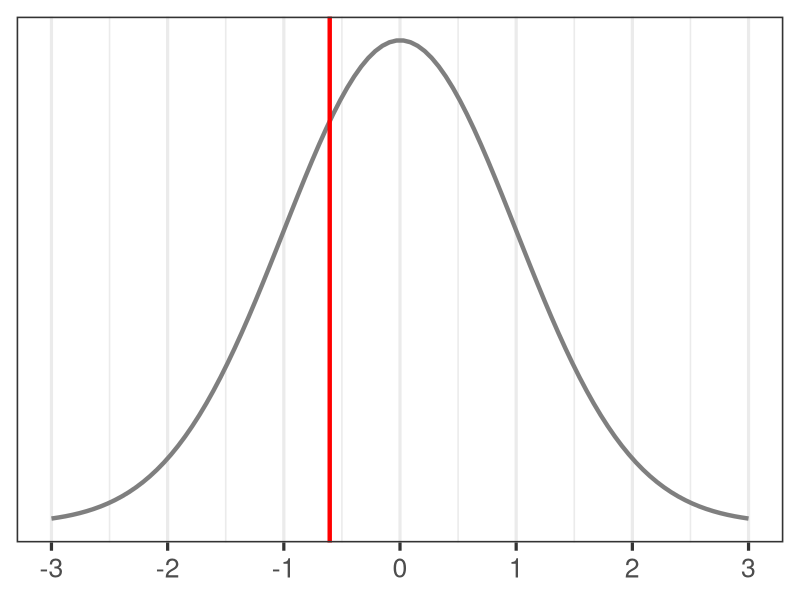
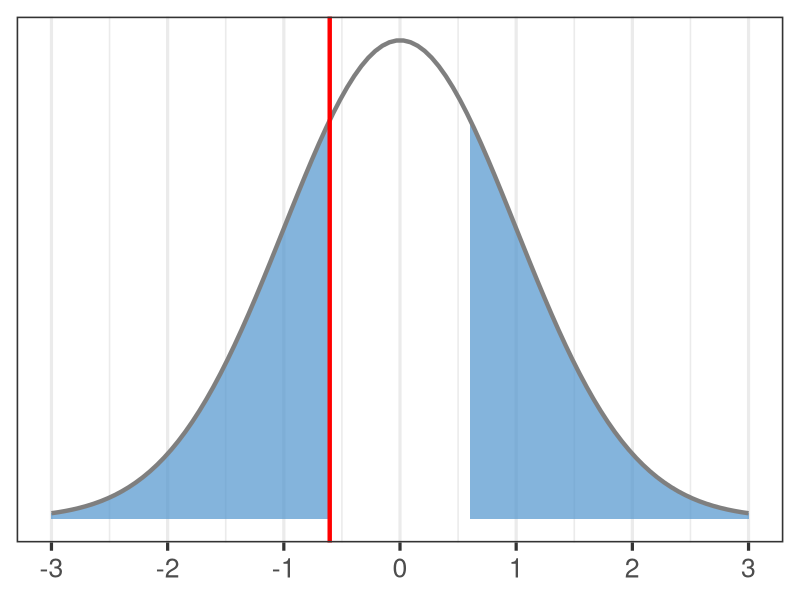
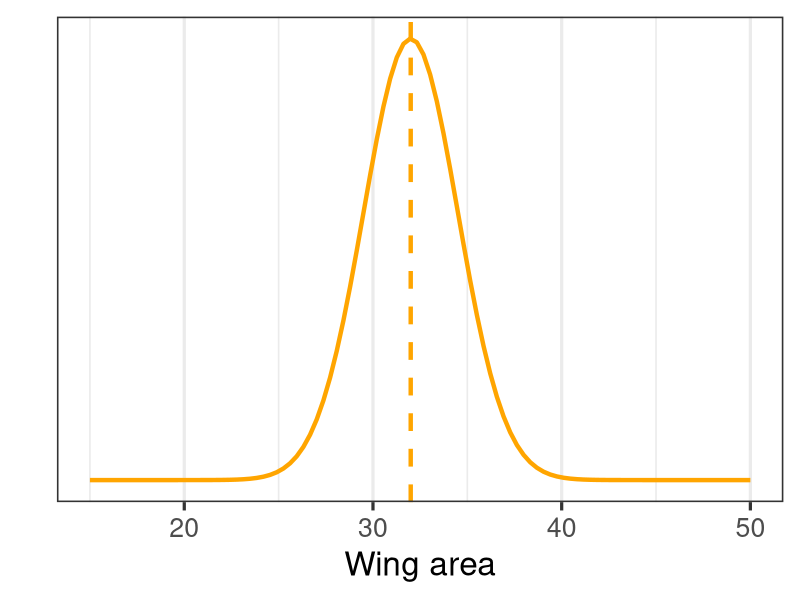
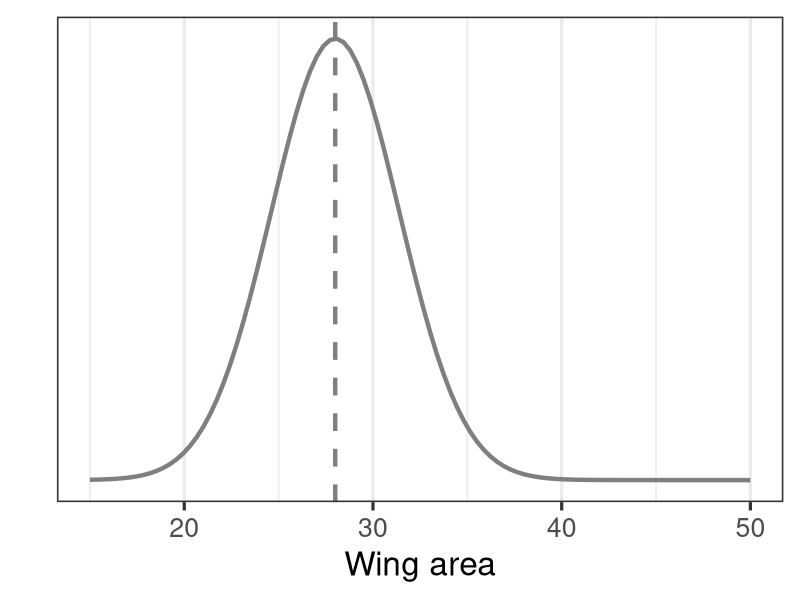
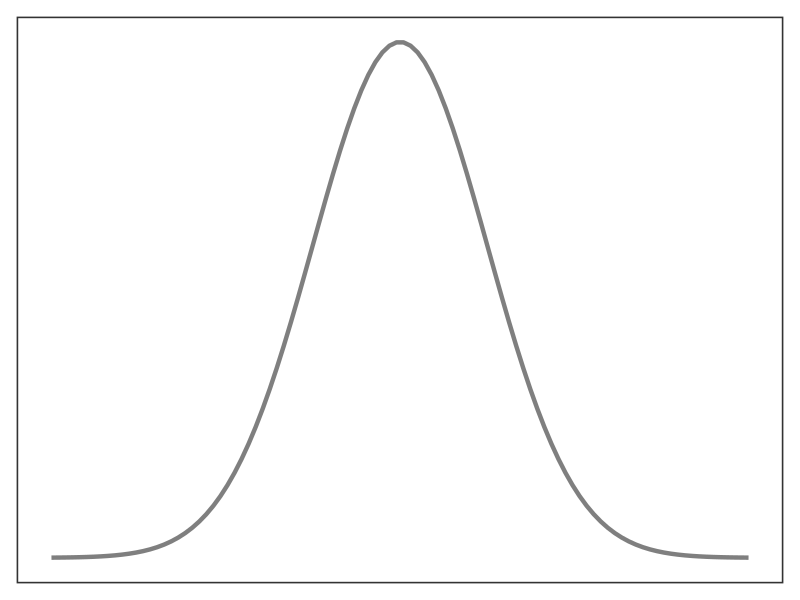
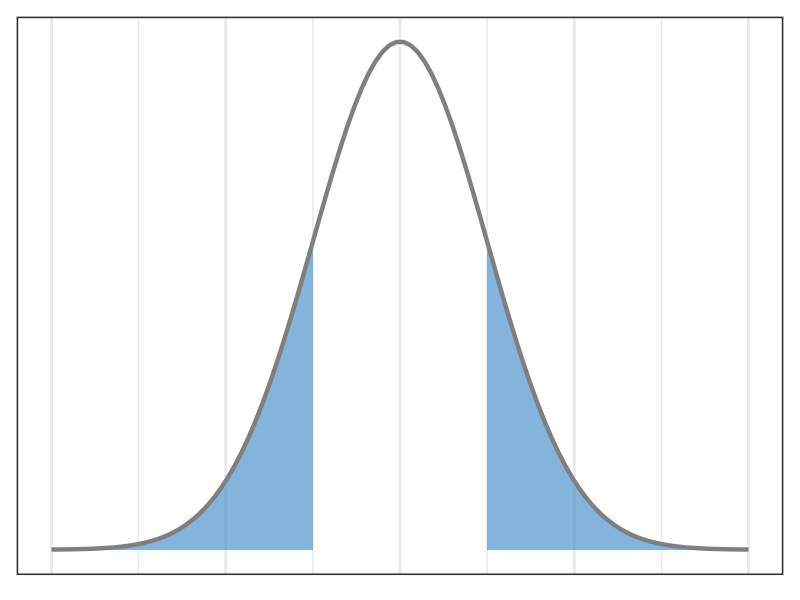
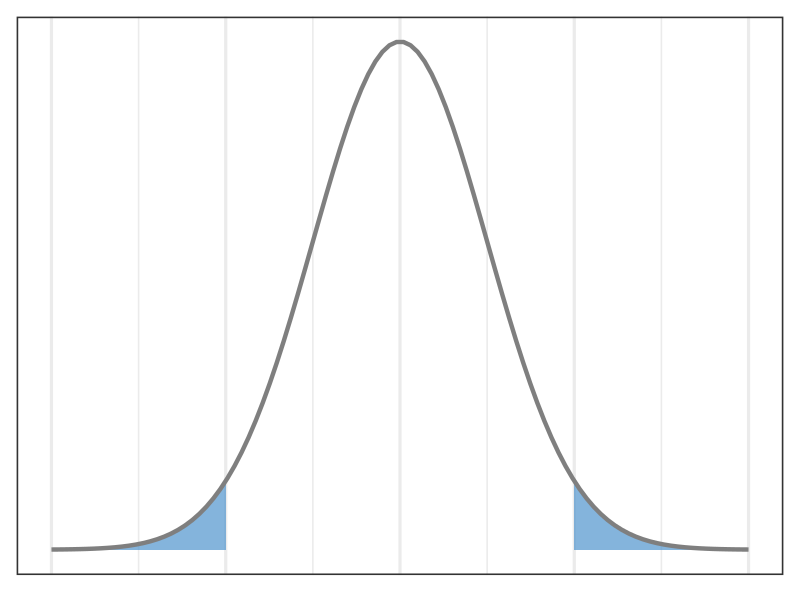
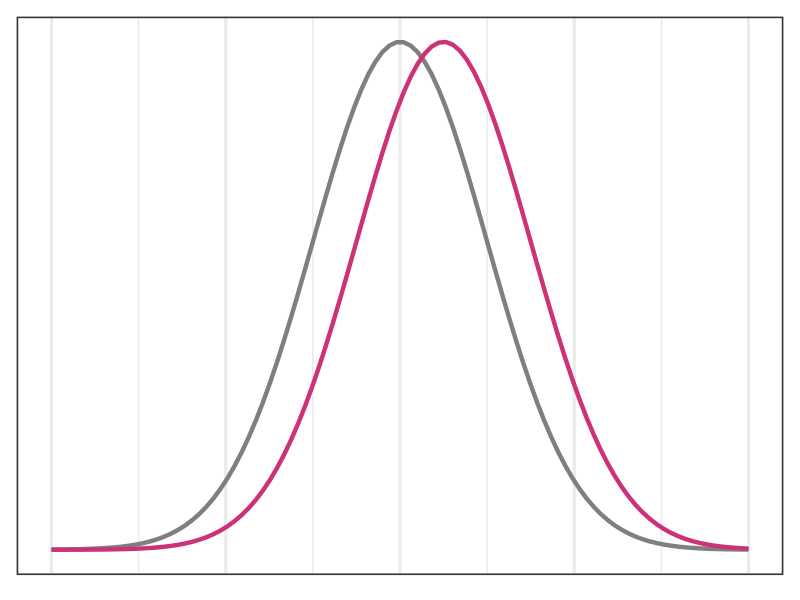

Here is the R script that generated these plots, in order:
# lecture06 script
library(tidyverse)

# set working directory
setwd(dirname(rstudioapi::getActiveDocumentContext()$path))

# plot rat dopamine curve
data.frame(x = c(-3,3)) %>%
    ggplot2::ggplot(.) +
    ggplot2::aes(x) +
    # ggplot2::stat_function(fun = dnorm,
    #                        n = 100,
    #                        geom = "area",
    #                        args = list(mean = 0, sd = 1),
    #                        xlim = c(qt(0.025, Inf), qt(0.975, Inf)),
    #                        alpha = 0.7,
    #                        fill = "steelblue3", size = 1.5) +
    ggplot2::stat_function(fun = dnorm, 
                           n = 100, 
                           args = list(mean = 0, sd = 1),
                           color = "grey50", size = 1.5) + 
    ggplot2::labs(y = "", x = "") +
    ggplot2::scale_y_continuous(breaks = NULL) +
    ggplot2::scale_x_continuous(breaks = c(-3,-2,-1,0,1,2,3)) +
    ggplot2::theme_bw(24) +
    ggplot2::geom_vline(xintercept = -0.605, color = "red", size = 1.5) +
    ggplot2::theme(axis.title = element_blank())
ggsave("rats1.png", height = 4, width = 5)

data.frame(x = c(-3,3)) %>%
    ggplot2::ggplot(.) +
    ggplot2::aes(x) +
    ggplot2::stat_function(fun = dnorm,
                           n = 100,
                           geom = "area",
                           args = list(mean = 0, sd = 1),
                           xlim = c(-3, -0.605),
                           alpha = 0.7,
                           fill = "steelblue3", size = 1.5) +
    ggplot2::stat_function(fun = dnorm,
                           n = 100,
                           geom = "area",
                           args = list(mean = 0, sd = 1),
                           xlim = c(0.605, 3),
                           alpha = 0.7,
                           fill = "steelblue3", size = 1.5) +
    ggplot2::stat_function(fun = dnorm, 
                           n = 100, 
                           args = list(mean = 0, sd = 1),
                           color = "grey50", size = 1.5) + 
    ggplot2::labs(y = "", x = "") +
    ggplot2::scale_y_continuous(breaks = NULL) +
    ggplot2::scale_x_continuous(breaks = c(-3,-2,-1,0,1,2,3)) +
    ggplot2::theme_bw(24) +
    ggplot2::geom_vline(xintercept = -0.605, color = "red", size = 1.5) +
    ggplot2::theme(axis.title = element_blank())
ggsave("rats2.png", height = 4, width = 5)



# butterfly fake population distribution example
data.frame(x = c(15,50)) %>%
    ggplot2::ggplot(.) +
    ggplot2::aes(x) +
    ggplot2::stat_function(fun = dnorm, 
                           n = 100, 
                           args = list(mean = 32, sd = 2.5),
                           color = "orange", size = 1.5) + 
    ggplot2::geom_vline(xintercept = 32, color = "orange", linetype = 2, size = 1.5) +
    ggplot2::labs(y = "", x = "Wing area") +
    ggplot2::scale_y_continuous(breaks = NULL) +
    ggplot2::theme_bw(24) 
ggsave("butterfly_distribution.png", height = 5, width = 7)

data.frame(x = c(15,50)) %>%
    ggplot2::ggplot(.) +
    ggplot2::aes(x) +
    ggplot2::stat_function(fun = dnorm,
                           n = 100,
                           args = list(mean = 28, sd = 3.4),
                           color = "grey50", size = 1.5) +
    ggplot2::geom_vline(xintercept = 28, color = "grey50", linetype = 2, size = 1.5) +
    ggplot2::labs(y = "", x = "Wing area") +
    ggplot2::scale_y_continuous(breaks = NULL) +
    ggplot2::theme_bw(24)
ggsave("butterfly_distribution2.png", height = 5, width = 7)

# calculate the SE between means 
s1=2.5
s2=3.4
n1=14
n2=12
sqrt((s1**2/n1) + (s2**2/n2))

p1 <- rnorm(14, 32, 2.5)
p2 <- rnorm(12, 28, 3.4)
t.test(p1, p2)


# show t on distribution
data.frame(x = c(-4,4)) %>%
    ggplot2::ggplot(.) +
    ggplot2::aes(x) +
    # ggplot2::stat_function(fun = dnorm,
    #                        n = 100,
    #                        geom = "area",
    #                        args = list(mean = 0, sd = 1),
    #                        xlim = c(-3, 3),
    #                        alpha = 0.7,
    #                        fill = "steelblue3", size = 1.5) +
    ggplot2::stat_function(fun = dnorm, 
                           n = 100, 
                           args = list(mean = 0, sd = 1),
                           color = "grey50", size = 1.5) + 
    ggplot2::scale_y_continuous(breaks = NULL) +
    ggplot2::scale_x_continuous(breaks = c(320,380,440,500,560,620,680)) +
    ggplot2::theme_bw(24) +
    ggplot2::theme(axis.title = element_blank(),
                   axis.text = element_blank(),
                   axis.ticks = element_blank())
ggsave("t_dist1.png", height = 5, width = 7)

# with p values
data.frame(x = c(-4,4)) %>%
    ggplot2::ggplot(.) +
    ggplot2::aes(x) +
    ggplot2::stat_function(fun = dnorm,
                           n = 100,
                           geom = "area",
                           args = list(mean = 0, sd = 1),
                           xlim = c(-4, -1),
                           alpha = 0.7,
                           fill = "steelblue3", size = 1.5) +
    ggplot2::stat_function(fun = dnorm,
                           n = 100,
                           geom = "area",
                           args = list(mean = 0, sd = 1),
                           xlim = c(1, 4),
                           alpha = 0.7,
                           fill = "steelblue3", size = 1.5) +
    ggplot2::stat_function(fun = dnorm, 
                           n = 100, 
                           args = list(mean = 0, sd = 1),
                           color = "grey50", size = 1.5) + 
    ggplot2::scale_y_continuous(breaks = NULL) +
    ggplot2::theme_bw(24) +
    ggplot2::theme(axis.title = element_blank(),
                   axis.text = element_blank(),
                   axis.ticks = element_blank())
ggsave("t_dist2.png", height = 5, width = 7)

# with p values
data.frame(x = c(-4,4)) %>%
    ggplot2::ggplot(.) +
    ggplot2::aes(x) +
    ggplot2::stat_function(fun = dnorm,
                           n = 100,
                           geom = "area",
                           args = list(mean = 0, sd = 1),
                           xlim = c(-4, -2),
                           alpha = 0.7,
                           fill = "steelblue3", size = 1.5) +
    ggplot2::stat_function(fun = dnorm,
                           n = 100,
                           geom = "area",
                           args = list(mean = 0, sd = 1),
                           xlim = c(2, 4),
                           alpha = 0.7,
                           fill = "steelblue3", size = 1.5) +
    ggplot2::stat_function(fun = dnorm, 
                           n = 100, 
                           args = list(mean = 0, sd = 1),
                           color = "grey50", size = 1.5) + 
    ggplot2::scale_y_continuous(breaks = NULL) +
    ggplot2::theme_bw(24) +
    ggplot2::theme(axis.title = element_blank(),
                   axis.text = element_blank(),
                   axis.ticks = element_blank())
ggsave("t_dist3.png", height = 5, width = 7)

# show effect sizes very small between two populations
data.frame(x = c(-4,4)) %>%
    ggplot2::ggplot(.) +
    ggplot2::aes(x) +
    ggplot2::stat_function(fun = dnorm, 
                           n = 100, 
                           args = list(mean = 0, sd = 1),
                           color = "grey50", size = 1.5) + 
    ggplot2::stat_function(fun = dnorm, 
                           n = 100, 
                           args = list(mean = 0.5, sd = 1),
                           color = "violetred3", size = 1.5) + 
    ggplot2::scale_y_continuous(breaks = NULL) +
    ggplot2::theme_bw(24) +
    ggplot2::theme(axis.title = element_blank(),
                   axis.text = element_blank(),
                   axis.ticks = element_blank())
ggsave("effect_size1.png", height = 5, width = 7)


# show larger effect size
data.frame(x = c(-4,4)) %>%
    ggplot2::ggplot(.) +
    ggplot2::aes(x) +
    ggplot2::stat_function(fun = dnorm, 
                           n = 100, 
                           args = list(mean = -0.5, sd = 1),
                           color = "grey50", size = 1.5) + 
    ggplot2::stat_function(fun = dnorm, 
                           n = 100, 
                           args = list(mean = 1, sd = 1),
                           color = "violetred3", size = 1.5) + 
    ggplot2::scale_y_continuous(breaks = NULL) +
    ggplot2::theme_bw(24) +
    ggplot2::theme(axis.title = element_blank(),
                   axis.text = element_blank(),
                   axis.ticks = element_blank())
ggsave("effect_size2.png", height = 5, width = 7)


######### 7.2

# with p values
data.frame(x = c(-3,3)) %>%
    ggplot2::ggplot(.) +
    ggplot2::aes(x) +
    ggplot2::stat_function(fun = dnorm,
                           n = 100,
                           geom = "area",
                           args = list(mean = 0, sd = 1),
                           xlim = c(-1.644, 3),
                           alpha = 0.7,
                           fill = "steelblue3", size = 1.5) +
    ggplot2::stat_function(fun = dnorm, 
                           n = 100, 
                           args = list(mean = 0, sd = 1),
                           color = "grey50", size = 1.5) + 
    ggplot2::scale_y_continuous(breaks = NULL) +
    ggplot2::theme_bw(24) +
    ggplot2::theme(axis.title = element_blank(),
                   axis.text = element_blank(),
                   axis.ticks = element_blank())
ggsave("one_sided_95_conf.png", height = 4, width = 4)
